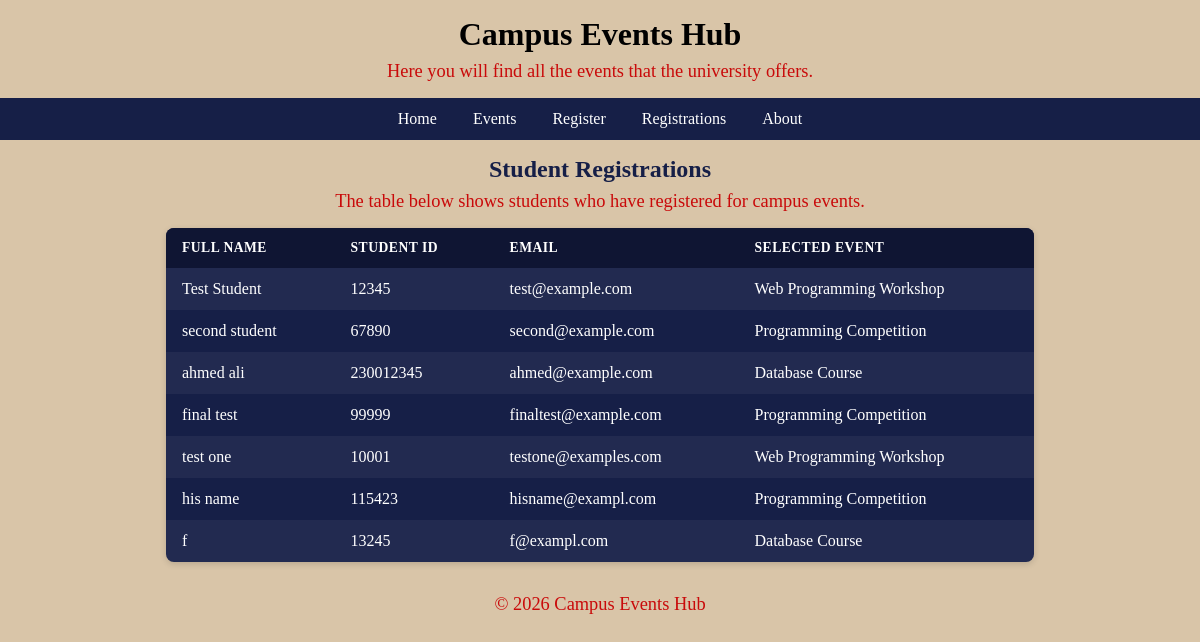
The page /registrations.php on the database its author committed.
### tables this page shows
CREATE TABLE `registrations` (
  `name` varchar(100) NOT NULL,
  `studentid` varchar(20) NOT NULL,
  `email` varchar(100) NOT NULL,
  `event` varchar(100) NOT NULL
);

### registrations.php (the view, shortened to what this page needs)
<?php
$conn = new mysqli("localhost", "root", "", "campus_events");
$result = $conn->query("SELECT * FROM registrations");
?>
<!DOCTYPE html>
<html lang="en">
<head>
    <link rel="stylesheet" href="style.css">
</head>
<body>
<?php include "header.php"; ?>
<main>
    <section>
        <h2>Student Registrations</h2>
        <p>The table below shows students who have registered for campus events.</p>
        <table>
            <tr>
                <th>Full Name</th>
                <th>Student ID</th>
                <th>Email</th>
                <th>Selected Event</th>
            </tr>
            <?php while ($row = $result->fetch_assoc()) { ?>
                <tr>
                    <td><?php echo htmlspecialchars($row["name"]); ?></td>
                    <td><?php echo htmlspecialchars($row["studentid"]); ?></td>
                    <td><?php echo htmlspecialchars($row["email"]); ?></td>
                    <td><?php echo htmlspecialchars($row["event"]); ?></td>
                </tr>
            <?php } ?>
        </table>
    </section>
</main>
<?php include "footer.php"; ?>
</body>
</html>

### header.php
<header>
        <h1>Campus Events Hub</h1>
        <p>Here you will find all the events that the university offers.</p>
    </header>
    <nav>
        <ul>
            <li><a href="index.php">Home</a></li>
            <li><a href="events.php">Events</a></li>
            <li><a href="register.php">Register</a></li>
            <li><a href="registrations.php">Registrations</a></li>
            <li><a href="about.php">About</a></li>
        </ul>
    </nav>

### footer.php
<footer>
        <p>&copy; 2026 Campus Events Hub</p>
    </footer>

### style.css (style rules this page uses)
* { margin: 0px; padding: 0px; box-sizing: border-box; }
h1, h2, h3 { margin-bottom: 8px; margin-top: 16px; }
p { margin-bottom: 16px; color: rgb(201, 10, 10); font-size: 1.15rem; }
section { margin-bottom: 32px; }
body { background-color: rgb(217, 197, 168); color: rgb(22, 31, 71); text-align: center; }
header { text-align: center; }
h1 { color: black; }
nav ul { list-style: none; margin: 0 auto; padding: 0; overflow: hidden; max-width: 900px; display: flex; justify-content: center; }
table { margin: 16px auto 0; width: 100%; border-collapse: collapse; background-color: rgb(22, 31, 71); border-radius: 8px; overflow: hidden; box-shadow: 0 2px 6px rgba(0, 0, 0, 0.15); }
th, td { padding: 12px 16px; text-align: left; color: white; }
th { background-color: rgb(15, 21, 51); text-transform: uppercase; font-size: 0.85rem; letter-spacing: 0.5px; }
tr:nth-child(even) { background-color: rgba(255, 255, 255, 0.05); }
nav li { margin: 0; }
nav a { display: block; padding: 12px 18px; text-decoration: none; color: white; }
nav { background-color: rgb(22, 31, 71); }
main { max-width: 900px; margin: auto; padding: 0 16px; }

### rows shown on the page
registrations: name "Test Student", studentid "12345", email "test@example.com", event "Web Programming Workshop"
registrations: name "second student", studentid "67890", email "second@example.com", event "Programming Competition"
registrations: name "ahmed ali", studentid "230012345", email "ahmed@example.com", event "Database Course"
registrations: name "final test", studentid "99999", email "finaltest@example.com", event "Programming Competition"
registrations: name "test one", studentid "10001", email "testone@examples.com", event "Web Programming Workshop"
registrations: name "his name", studentid "115423", email "hisname@exampl.com", event "Programming Competition"
registrations: name "f", studentid "13245", email "f@exampl.com", event "Database Course"
